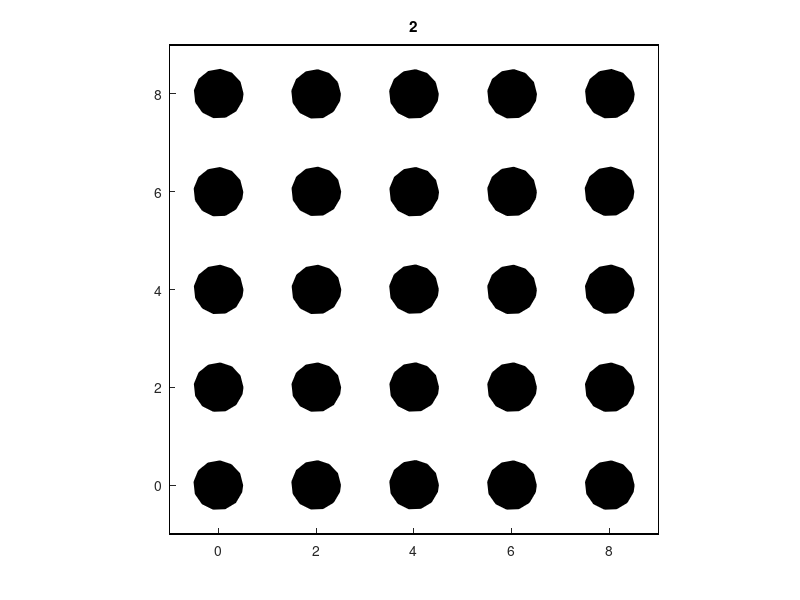
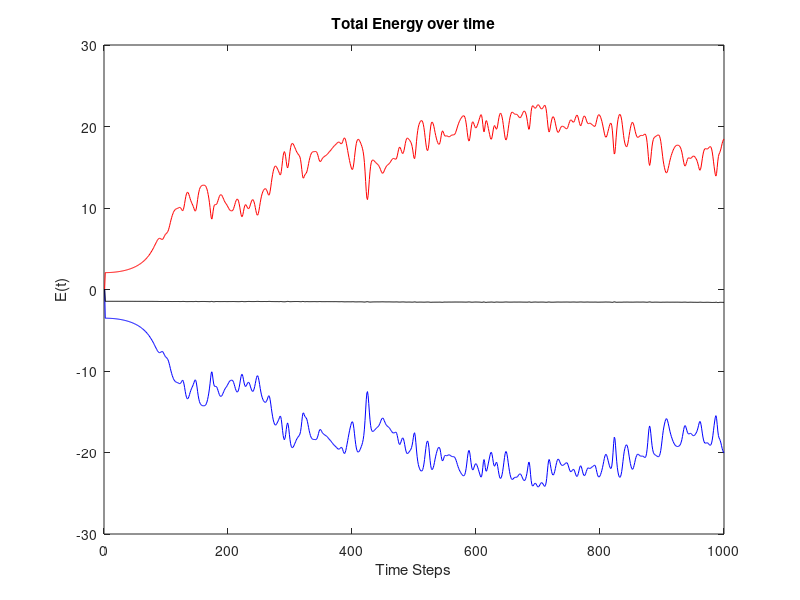

These figures' MATLAB source, in order:
%%%%%%%%%%%%%%%%%%%%%    Full MD program for 2D (Simple Verlet+LJ)  %%%%%%%%%%%%%%%%%%%%%%%%%%%%%%%%


%%%%%%%%%%%%%%%%%%%%%%%%%%%%%%%%%%%%%%%%%%%%%%%%%%%%%%%%%%%%%%%%%%%%%%%%%%%%%%%%%%


% SYSTEM = SAMPLE
% GEOMETRY = FLAT

    

% KINDS OF FORCES: LJ

%%%%%%%%%%%%%%%%%%%%%%%%%%%%%%%%%%%%%%%%%%%%%%%%%%%%%%%%%%%%%%%%%%%%%%%%%%%%%%%%%
%ASSIGNEMENT OF GLOBAL VARIABLES

%global npartx nparty npart Tref dt a rc rr tsim N d

%%%%%%%%%%%%%%%% subroutine init: Initialization of MD program%%%%%%%%%%%%%%

% We assume m=1, k=1, sigma=1, epsilon=1 (REDUCED UNITS)
% length sigma
% energy epsilon
% mass m
% all other variables are expressed with combination of the above units

% VARIABLES
clear all;
npartx=5;
nparty=5;
npart=npartx*nparty; % Total number of particles
Tref=.1;
dt=0.01; % step 
tsim=10; % simulation time 
N=tsim/dt; % number of steps
a=2; % crystal parameter
rr=0.5; % radius of spherical particle
rc=2.5*5;   % rc >= 2.5sigma  cutoff
d=2;  % dimensions



% SET PARAMETERS TO ZERO-equilibrium at t=0 or n=1
sumvx=0;sumvy=0;vx=zeros();vy=zeros();x=zeros();y=zeros();
sumvx2=0;sumvy2=0;ax=zeros();ay=zeros();fx=zeros();fy=zeros();
K=zeros();U=zeros();V=zeros();E=zeros();

% Build a square lattice - Draw a box and put the atoms inside it
i=0;

for col=1:nparty
        for row=1:npartx
   
        i=i+1;
        x(1,i)=a*(row-1);    % FIRST STEPS - EQUILIBRIUM 
        y(1,i)=a*(col-1);
    
        end
end
    
xmin = - a/2; xmax = (npartx - 1)*a + a/2; % Dimensions of the box
ymin = - a/2; ymax = (nparty - 1)*a + a/2;
Lx = xmax - xmin;
Ly = ymax - ymin;    
%figure(1)
%scatter(x,y,600,'filled')
%rectangle('Position',[xmin,ymin,Lx,Ly])
%title('square lattice')    
%%
%Graphics of equilibrium state
figure(1);
clf;
theta=(0:0.1:2*pi);
n=1;
clf;
hold on;    
for k=1:npart
    xcircle=rr*cos(theta)+x(n,k);
    ycircle=rr*sin(theta)+y(n,k);
    fill(xcircle,ycircle,'k')
    axis ([xmin xmax ymin ymax]);
    axis square;
    rectangle('Position',[xmin,ymin,Lx,Ly])
    title(n);
end
hold off;

%%
%%%%%%%%%%%%Rescaling velocities %%%%%%%%%%%%%
    
        rand('state',6789);
   sumkin=0;n=1;    % first step 
   for k=1:npart
        vx(n,k)=rand-0.5;vy(n,k)=rand-0.5;
    
        sumvx=sumvx+vx(n,k);sumvy=sumvy+vy(n,k);  %velocity center of mass
        sumvx2=sumvx2+vx(n,k)^2; sumvy2=sumvy2+vy(n,k)^2;  %kinetic energy
   end

        sumvx=sumvx/npart; sumvy=sumvy/npart;   %   <v>
        sumvx2=sumvx2/npart; sumvy2=sumvy2/npart;   %  <v^2>

        fsx = sqrt((d*Tref)/sumvx2);  %scaling factor due to fixed Temp simulation
        fsy = sqrt((d*Tref)/sumvy2);  %scaling factor due to fixed Temp simulation
        
   
   for  i=k:npart
        vx(n,k)=(vx(n,k)-sumvx)*fsx; %rescaling velocities
        vy(n,k)=(vy(n,k)-sumvy)*fsy;
        sumkin=sumkin+vx(n,k)^2+vy(n,k)^2;
   end
K(n)=0.5*sumkin; U(n)=0; E(n)=K(n)+U(n);  % At the first step the forces are zero.
%%
%%%%%%%%%%%%Bootstrap step at n=2%%%%%%%%%%%%%%%%%
for k=1:npart
    ax(1,k)=0; 
    ay(1,k)=0;
end

n=2;

for k=1:npart
    x(n,k)=x(n-1,k)+dt*vx(n-1,k); % Euler Method
    y(n,k)=y(n-1,k)+dt*vy(n-1,k);
    if  x(n,k)>xmax           %restrain the atoms in the box
        x(n,k)=x(n,k)-Lx;
    end
    if x(n,k)<xmin
       x(n,k)=x(n,k)+Lx;
    end
    
    if  y(n,k)>ymax            %restrain the atoms in the box
        y(n,k)=y(n,k)-Ly;
    end
    if  y(n,k)<ymin
        y(n,k)=y(n,k)+Ly;
    end
end
%%
%Graphics of n=2
figure(1);
clf;
theta=(0:0.5:2*pi);
for n=1:2;
clf;
hold on;    
for k=1:npart
    xcircle=rr*cos(theta)+x(n,k);
    ycircle=rr*sin(theta)+y(n,k);
    fill(xcircle,ycircle,'k')
    axis ([xmin xmax ymin ymax]);
    axis square;
    rectangle('Position',[xmin,ymin,Lx,Ly])
    title(n);
end
hold off;
pause(1);
end

%%
%%%%%%%%%%%%%%%%Force calculation at n=2%%%%%%%%%%%%
sumV=0;
     for i=1:npart-1
         for j=i+1:npart
                dx=x(n,j)-x(n,i);
                dy=y(n,j)-y(n,i);
                xforce=x(n,j);
                yforce=y(n,j);
%%%%%%%%%%%% use of PBC according to minimum image convention
            if dx>0.5*Lx
                xforce=x(n,j)-Lx;
            end
            if dx<-0.5*Lx
                xforce=x(n,j)+Lx;
            end
            if dy>0.5*Ly
                yforce=y(n,j)-Ly;
            end
            if dy<-0.5*Ly;
                yforce=y(n,j)+Ly;
            end
                      
  %%%%%%%%%%%%%%%%%%%%%%%%%%%%%%%%%%%%%%%%%%%%%%%%%%%%%%%%%%%    
            r2=sqrt(xforce-x(n,i))^2+(yforce-y(n,i))^2;
            if r2<rc
             fx(i,j)=-4*((-6*(xforce-x(n,i)))/(sqrt((xforce-x(n,i))^2+(yforce-y(n,i))^2)^8)+(12*(xforce-x(n,i))/(sqrt((xforce-x(n,i))^2+(yforce-y(n,i))^2)^14)));
             fy(i,j)=-4*((-6*(yforce-y(n,i)))/(sqrt((xforce-x(n,i))^2+(yforce-y(n,i))^2)^8)+(12*(yforce-y(n,i))/(sqrt((xforce-x(n,i))^2+(yforce-y(n,i))^2)^14)));
             fx(j,i)=-fx(i,j);
             fy(j,i)=-fy(i,j);
             V(i,j) = 4*(-1/sqrt((xforce - x(n, i))^2 + (yforce - y(n, i))^2)^(6) + 1/sqrt((xforce - x(n, i))^2 + (yforce - y(n, i))^2)^(12));      
             sumV=sumV+V(i,j);
            elseif r2>rc
                fx(i,j)=0;
                fy(i,j)=0;
                V(i,j)=0;
            end
         end
     end
    U(n)=sumV;
%%%%%%%%%%%%%%%%%%%%%%%%%%%%%%%%%%%%%%%
%%
%%%%%%%%%%%%% Calculation of acceleration and update velocity of bootstrap step%%%%%%%%%%%%%%
sumkin=0;
for k=1:npart
    sumx=0;
    for l=1:k-1
        sumx=sumx+fx(k,l);    
    end
    for l=k+1:npart
        sumx=sumx+fx(k,l);    
    end
    sumy=0;
    for l=1:k-1
        sumy=sumy+fy(k,l);    
    end
    for l=k+1:npart
        sumy=sumy+fy(k,l);    
    end
    ax(n,k)=sumx;
    ay(n,k)=sumy;
    vx(n,k)=vx(n-1,k)+ax(n,k)*dt;
    vy(n,k)=vy(n-1,k)+ay(n,k)*dt;
    sumkin=sumkin+vx(n,k)^2+vy(n,k)^2;
end

K(n)=0.5*sumkin;
E(n)=K(n)+U(n);
%%      
 %%%%%%%%%%%%%%%%%%%%%% LOOP OVER TIME %%%%%%%%%%%%%%%%%%%%%%%%%%%%%%%
        
        
for n=3:N
    sumkin=0;sumV=0;  %for the calculation of energies
    for k=1:npart   
            x(n,k)=2*x(n-1,k)-x(n-2,k)+ax(n-1,k)*dt^2;
            y(n,k)=2*y(n-1,k)-y(n-2,k)+ay(n-1,k)*dt^2;
        
         if  x(n,k)>xmax           %restrain the atoms in the box
            x(n,k)=x(n,k)-Lx;
         end
        if  x(n,k)<xmin
            x(n,k)=x(n,k)+Lx;
        end
    
    
        if  y(n,k)>ymax           %restrain the atoms in the box
            y(n,k)=y(n,k)-Ly;
         end
        if  y(n,k)<ymin
            y(n,k)=y(n,k)+Ly;
        end
      
    end 
              
 for i=1:npart-1              % update forces
         for j=i+1:npart
                
                dx=x(n,j)-x(n,i);
                dy=y(n,j)-y(n,i);
                
                xforce=x(n,j);
                yforce=y(n,j);
%%%%%%%%%%%% use of PBC according to minimum image convention
            if dx>0.5*Lx
                xforce=x(n,j)-Lx;
            end
            if dx<-0.5*Lx
                xforce=x(n,j)+Lx;
            end
            if dy>0.5*Ly
                yforce=y(n,j)-Ly;
            end
            if dy<-0.5*Ly;
                yforce=y(n,j)+Ly;
            end
                      
  %%%%%%%%%%%%%%%%%%%%%%%%%%%%%%%%%%%%%%%%%%%%%%%%%%%%%%%%%%%    
                r2=sqrt(xforce-x(n,i))^2+(yforce-y(n,i))^2;
               if r2<rc
                fx(i,j)=-4*((-6*(xforce-x(n,i)))/(sqrt((xforce-x(n,i))^2+(yforce-y(n,i))^2)^8)+(12*(xforce-x(n,i))/(sqrt((xforce-x(n,i))^2+(yforce-y(n,i))^2)^14)));
                fy(i,j)=-4*((-6*(yforce-y(n,i)))/(sqrt((xforce-x(n,i))^2+(yforce-y(n,i))^2)^8)+(12*(yforce-y(n,i))/(sqrt((xforce-x(n,i))^2+(yforce-y(n,i))^2)^14)));
                fx(j,i)=-fx(i,j);
                fy(j,i)=-fy(i,j);
                
                V(i,j) = 4*(-1/sqrt((xforce - x(n, i))^2 + (yforce - y(n, i))^2)^(6) + 1/sqrt((xforce - x(n, i))^2 + (yforce - y(n, i))^2)^(12));
                sumV=sumV+V(i,j); 
               elseif r2>rc
                   fx(i,j)=0;
                   fy(i,j)=0;
                    V(i,j)=0;
               end
         end
 end
        
        
%%%%%%%%%%%%%%%%%%%%%%%%%%%%%%%%%%%%%%%

   for k=1:npart       % update accelerations
    sumx=0;
    for l=1:k-1
        sumx=sumx+fx(k,l);    
    end
    for l=k+1:npart
        sumx=sumx+fx(k,l);    
    end
    sumy=0;
    for l=1:k-1
        sumy=sumy+fy(k,l);    
    end
    for l=k+1:npart
        sumy=sumy+fy(k,l);    
    end
    
    ax(n,k)=sumx;
    ay(n,k)=sumy;

    vx(n,k)=vx(n-1,k)+0.5*dt*(ax(n,k)+ax(n-1,k));  %velocity 
    vy(n,k)=vy(n-1,k)+0.5*dt*(ay(n,k)+ay(n-1,k));

    sumkin=sumkin+vx(n,k)^2+vy(n,k)^2; %kinetic energy 
   end
    U(n)=sumV;
    K(n)=0.5*sumkin;
    E(n)=U(n)+K(n);
end % end of simulation

%%
%%%%%%%Plot Energies%%%%%%%%%%%%%%%
figure (2)

plot(1:N,K(1:N),'r',1:N,U(1:N),'b',1:N,E(1:N),'k')
xlabel('Time Steps');
ylabel('E(t)');
title('Total Energy over time')
%%
%{
%Graphics of system evolution
figure(1);
clf;
theta=(0:0.5:2*pi);
for n=1:N;
clf;
hold on;    
for k=1:npart
    xcircle=rr*cos(theta)+x(n,k);
    ycircle=rr*sin(theta)+y(n,k);
    fill(xcircle,ycircle,'k')
    axis ([xmin xmax ymin ymax]);
    axis square;
    rectangle('Position',[xmin,ymin,Lx,Ly])
    title(n);
end
hold off;
pause(0.001);
end
%}
